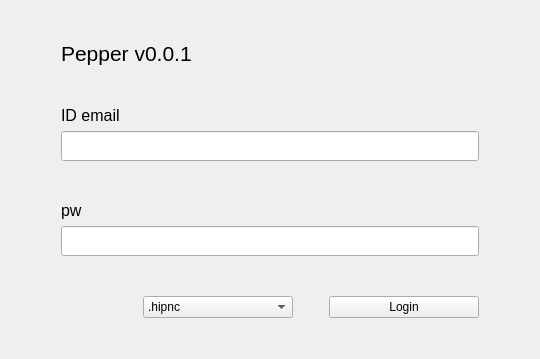
<?xml version="1.0" encoding="UTF-8"?>
<ui version="4.0">
 <class>Form</class>
 <widget class="QWidget" name="Form">
  <property name="geometry">
   <rect>
    <x>0</x>
    <y>0</y>
    <width>540</width>
    <height>359</height>
   </rect>
  </property>
  <property name="windowTitle">
   <string>Form</string>
  </property>
  <layout class="QGridLayout" name="gridLayout">
   <item row="1" column="0">
    <layout class="QVBoxLayout" name="verticalLayout">
     <property name="leftMargin">
      <number>50</number>
     </property>
     <property name="topMargin">
      <number>30</number>
     </property>
     <property name="rightMargin">
      <number>50</number>
     </property>
     <property name="bottomMargin">
      <number>30</number>
     </property>
     <item>
      <widget class="QLabel" name="label">
       <property name="font">
        <font>
         <pointsize>16</pointsize>
         <weight>50</weight>
         <bold>false</bold>
        </font>
       </property>
       <property name="text">
        <string>Pepper v0.0.1</string>
       </property>
      </widget>
     </item>
     <item>
      <spacer name="verticalSpacer_2">
       <property name="orientation">
        <enum>Qt::Vertical</enum>
       </property>
       <property name="sizeHint" stdset="0">
        <size>
         <width>20</width>
         <height>40</height>
        </size>
       </property>
      </spacer>
     </item>
     <item>
      <widget class="QLabel" name="label_2">
       <property name="font">
        <font>
         <pointsize>12</pointsize>
        </font>
       </property>
       <property name="text">
        <string>ID email</string>
       </property>
      </widget>
     </item>
     <item>
      <widget class="QLineEdit" name="input_id">
       <property name="sizePolicy">
        <sizepolicy hsizetype="Expanding" vsizetype="Fixed">
         <horstretch>0</horstretch>
         <verstretch>0</verstretch>
        </sizepolicy>
       </property>
       <property name="minimumSize">
        <size>
         <width>0</width>
         <height>30</height>
        </size>
       </property>
      </widget>
     </item>
     <item>
      <spacer name="verticalSpacer">
       <property name="orientation">
        <enum>Qt::Vertical</enum>
       </property>
       <property name="sizeHint" stdset="0">
        <size>
         <width>20</width>
         <height>40</height>
        </size>
       </property>
      </spacer>
     </item>
     <item>
      <widget class="QLabel" name="label_3">
       <property name="font">
        <font>
         <pointsize>12</pointsize>
        </font>
       </property>
       <property name="text">
        <string>pw</string>
       </property>
      </widget>
     </item>
     <item>
      <widget class="QLineEdit" name="input_pw">
       <property name="minimumSize">
        <size>
         <width>0</width>
         <height>30</height>
        </size>
       </property>
       <property name="echoMode">
        <enum>QLineEdit::PasswordEchoOnEdit</enum>
       </property>
      </widget>
     </item>
     <item>
      <spacer name="verticalSpacer_3">
       <property name="orientation">
        <enum>Qt::Vertical</enum>
       </property>
       <property name="sizeHint" stdset="0">
        <size>
         <width>20</width>
         <height>40</height>
        </size>
       </property>
      </spacer>
     </item>
     <item>
      <layout class="QHBoxLayout" name="horizontalLayout">
       <item>
        <spacer name="horizontalSpacer">
         <property name="orientation">
          <enum>Qt::Horizontal</enum>
         </property>
         <property name="sizeHint" stdset="0">
          <size>
           <width>40</width>
           <height>20</height>
          </size>
         </property>
        </spacer>
       </item>
       <item>
        <widget class="QComboBox" name="hipbox">
         <property name="minimumSize">
          <size>
           <width>150</width>
           <height>0</height>
          </size>
         </property>
         <item>
          <property name="text">
           <string>.hipnc</string>
          </property>
         </item>
         <item>
          <property name="text">
           <string>.hip</string>
          </property>
         </item>
         <item>
          <property name="text">
           <string>.hiplc</string>
          </property>
         </item>
        </widget>
       </item>
       <item>
        <spacer name="horizontalSpacer_2">
         <property name="orientation">
          <enum>Qt::Horizontal</enum>
         </property>
         <property name="sizeType">
          <enum>QSizePolicy::Fixed</enum>
         </property>
         <property name="sizeHint" stdset="0">
          <size>
           <width>30</width>
           <height>20</height>
          </size>
         </property>
        </spacer>
       </item>
       <item>
        <widget class="QPushButton" name="login_btn">
         <property name="minimumSize">
          <size>
           <width>150</width>
           <height>0</height>
          </size>
         </property>
         <property name="text">
          <string>Login</string>
         </property>
        </widget>
       </item>
      </layout>
     </item>
    </layout>
   </item>
  </layout>
 </widget>
 <resources/>
 <connections/>
</ui>
